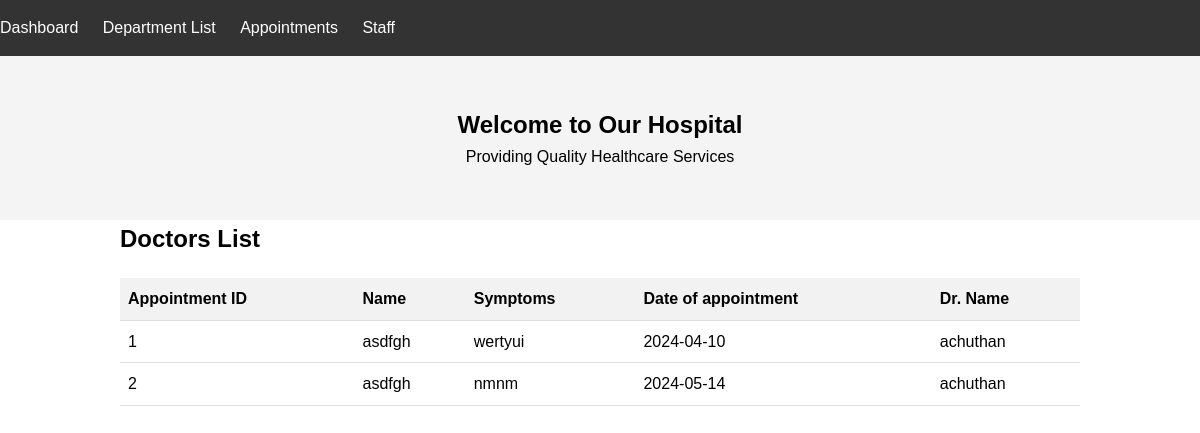
The app's page /viewappointment/1 with its own data.
### myapp/models.py (models this page shows, shortened)
class appointment(models.Model):
    patientname=models.CharField(max_length=150)
    appointmentdate=models.CharField(max_length=150)
    symptoms=models.CharField(max_length=200)
    departmentname=models.CharField(max_length=50)
    doctorname=models.CharField(max_length=100)

### myapp/views.py (the view)
# urls.py: path('viewappointment/<str:did>',views.viewappointments,name='viewappointment'),
def viewappointments(request,did):
    doc=doctorregdb.objects.get(id=did)
    dname=doc.doctorname
    data=appointment.objects.filter(doctorname=dname)
    return render(request,"view_appointemnts.html",{"data":data})

### myapp/templates/view_appointemnts.html (shortened to what this page needs)
<!DOCTYPE html>
<html lang="en">
<head>
</head>
<body>
    <nav>
        <ul>
            <li><a href="#" id="dashboard-link">Dashboard</a></li>
            <li><a href="#" id="patients-link">Department List </a></li>
            <li><a href="{% url 'appointment' %}" id="appointments-link">Appointments</a></li>
            <li><a href="#" id="staff-link">Staff</a></li>
        </ul>
    </nav>
        <header id="home">
            <div class="container">
                <h2>Welcome to Our Hospital</h2>
                <p>Providing Quality Healthcare Services</p>
            </div>
        </header>
<div class="container">
    <h2>Doctors List</h2>
    <table>
        <thead>
            <tr>
                <th>Appointment ID</th>
                <th>Name</th>
                <th>Symptoms</th>
                <th>Date of appointment</th>
                <th>Dr. Name</th>
            </tr>
        </thead>
        <tbody>
            {% for data in data %}
            <tr>
                <td>{{data.id}}</td>
                <td>{{data.patientname}}</td>
                <td>{{data.symptoms}}</td>
                <td>{{data.appointmentdate}}</td>
                <td>{{data.doctorname}}</td>
            </tr>
            {% endfor %}
        </tbody>
    </table>
</div>
</body>
</html>

### myapp/templates/view_appointemnts.html (style rules this page uses)
* { margin: 0; padding: 0; box-sizing: border-box; }
body { font-family: Arial, sans-serif; line-height: 1.6; }
nav { background: #333; color: #fff; padding: 15px 0; }
.container { width: 80%; margin: auto; }
nav ul { list-style: none; }
nav ul li { display: inline; margin-right: 20px; }
nav ul li a { color: #fff; text-decoration: none; }
header { background: #f4f4f4; padding: 50px 0; text-align: center; }
table { width: 100%; border-collapse: collapse; margin-top: 20px; }
th, td { padding: 8px; text-align: left; border-bottom: 1px solid #ddd; }
th { background-color: #f2f2f2; }

### records on screen
appointment: id "1", patientname "asdfgh", symptoms "wertyui", appointmentdate "2024-04-10", doctorname "achuthan"
appointment: id "2", patientname "asdfgh", symptoms "nmnm", appointmentdate "2024-05-14", doctorname "achuthan"
